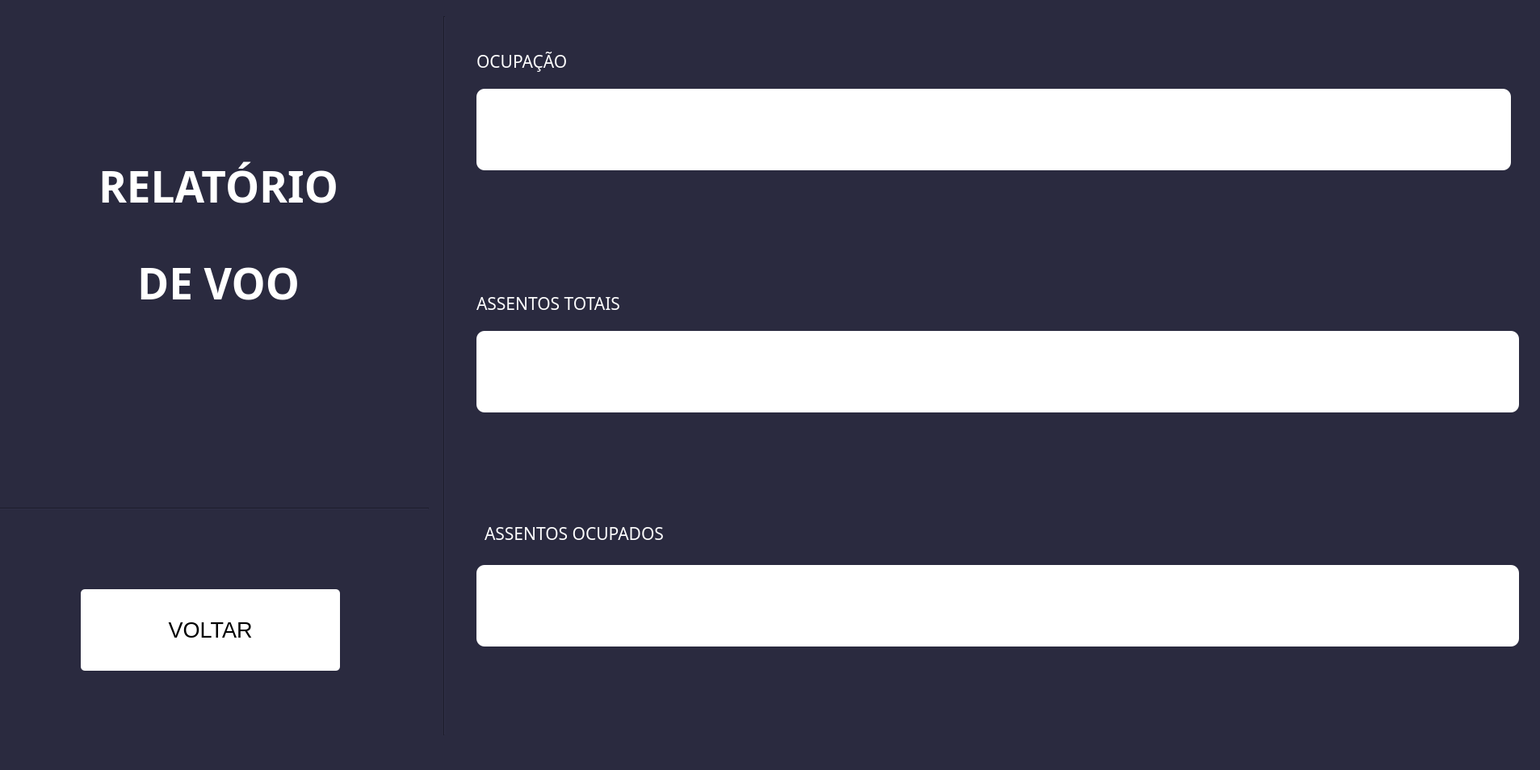
<?xml version="1.0" encoding="UTF-8"?>
<ui version="4.0">
 <class>MainWindow</class>
 <widget class="QMainWindow" name="MainWindow">
  <property name="geometry">
   <rect>
    <x>0</x>
    <y>0</y>
    <width>1907</width>
    <height>954</height>
   </rect>
  </property>
  <property name="windowTitle">
   <string>MainWindow</string>
  </property>
  <property name="styleSheet">
   <string notr="true">background-color: rgb(42, 42, 63);</string>
  </property>
  <widget class="QWidget" name="centralwidget">
   <widget class="Line" name="line_2">
    <property name="geometry">
     <rect>
      <x>540</x>
      <y>20</y>
      <width>20</width>
      <height>891</height>
     </rect>
    </property>
    <property name="orientation">
     <enum>Qt::Vertical</enum>
    </property>
   </widget>
   <widget class="Line" name="line">
    <property name="geometry">
     <rect>
      <x>0</x>
      <y>620</y>
      <width>531</width>
      <height>20</height>
     </rect>
    </property>
    <property name="styleSheet">
     <string notr="true">border-color: rgb(255, 255, 255);</string>
    </property>
    <property name="orientation">
     <enum>Qt::Horizontal</enum>
    </property>
   </widget>
   <widget class="QLabel" name="label">
    <property name="geometry">
     <rect>
      <x>10</x>
      <y>180</y>
      <width>521</width>
      <height>101</height>
     </rect>
    </property>
    <property name="font">
     <font>
      <family>Arial Black</family>
      <pointsize>40</pointsize>
      <weight>75</weight>
      <bold>true</bold>
     </font>
    </property>
    <property name="layoutDirection">
     <enum>Qt::LeftToRight</enum>
    </property>
    <property name="styleSheet">
     <string notr="true">color: rgb(255, 255, 255);</string>
    </property>
    <property name="text">
     <string>RELATÓRIO</string>
    </property>
    <property name="alignment">
     <set>Qt::AlignCenter</set>
    </property>
   </widget>
   <widget class="QLabel" name="label_2">
    <property name="geometry">
     <rect>
      <x>10</x>
      <y>300</y>
      <width>521</width>
      <height>101</height>
     </rect>
    </property>
    <property name="font">
     <font>
      <family>Arial Black</family>
      <pointsize>40</pointsize>
      <weight>75</weight>
      <bold>true</bold>
     </font>
    </property>
    <property name="styleSheet">
     <string notr="true">color: rgb(255, 255, 255);</string>
    </property>
    <property name="text">
     <string>DE VOO</string>
    </property>
    <property name="alignment">
     <set>Qt::AlignCenter</set>
    </property>
   </widget>
   <widget class="QPushButton" name="pushButton">
    <property name="geometry">
     <rect>
      <x>100</x>
      <y>730</y>
      <width>321</width>
      <height>101</height>
     </rect>
    </property>
    <property name="font">
     <font>
      <family>MS Shell Dlg 2</family>
      <pointsize>20</pointsize>
     </font>
    </property>
    <property name="styleSheet">
     <string notr="true">background-color: rgb(255, 255, 255);
color: rgb(0, 0, 0);
border-radius: 5px</string>
    </property>
    <property name="text">
     <string>VOLTAR</string>
    </property>
   </widget>
   <widget class="QLineEdit" name="lineEdit">
    <property name="geometry">
     <rect>
      <x>590</x>
      <y>110</y>
      <width>1281</width>
      <height>101</height>
     </rect>
    </property>
    <property name="styleSheet">
     <string notr="true">background-color: rgb(255, 255, 255);
color: rgb(136, 136, 136);
border-radius: 10px
</string>
    </property>
   </widget>
   <widget class="QLabel" name="label_3">
    <property name="geometry">
     <rect>
      <x>590</x>
      <y>50</y>
      <width>241</width>
      <height>51</height>
     </rect>
    </property>
    <property name="font">
     <font>
      <family>MS PGothic</family>
      <pointsize>16</pointsize>
     </font>
    </property>
    <property name="styleSheet">
     <string notr="true">color: rgb(255, 255, 255);</string>
    </property>
    <property name="text">
     <string>OCUPAÇÃO</string>
    </property>
   </widget>
   <widget class="QLabel" name="label_4">
    <property name="geometry">
     <rect>
      <x>590</x>
      <y>350</y>
      <width>411</width>
      <height>51</height>
     </rect>
    </property>
    <property name="font">
     <font>
      <family>MS PGothic</family>
      <pointsize>16</pointsize>
     </font>
    </property>
    <property name="styleSheet">
     <string notr="true">color: rgb(255, 255, 255);</string>
    </property>
    <property name="text">
     <string>ASSENTOS TOTAIS</string>
    </property>
   </widget>
   <widget class="QLabel" name="label_5">
    <property name="geometry">
     <rect>
      <x>600</x>
      <y>630</y>
      <width>391</width>
      <height>61</height>
     </rect>
    </property>
    <property name="font">
     <font>
      <family>MS PGothic</family>
      <pointsize>16</pointsize>
     </font>
    </property>
    <property name="styleSheet">
     <string notr="true">color: rgb(255, 255, 255);
</string>
    </property>
    <property name="text">
     <string>ASSENTOS OCUPADOS</string>
    </property>
   </widget>
   <widget class="QLineEdit" name="lineEdit_2">
    <property name="geometry">
     <rect>
      <x>590</x>
      <y>410</y>
      <width>1291</width>
      <height>101</height>
     </rect>
    </property>
    <property name="styleSheet">
     <string notr="true">background-color: rgb(255, 255, 255);
color: rgb(136, 136, 136);
border-radius: 10px
</string>
    </property>
   </widget>
   <widget class="QLineEdit" name="lineEdit_3">
    <property name="geometry">
     <rect>
      <x>590</x>
      <y>700</y>
      <width>1291</width>
      <height>101</height>
     </rect>
    </property>
    <property name="styleSheet">
     <string notr="true">background-color: rgb(255, 255, 255);
color: rgb(136, 136, 136);
border-radius: 10px
</string>
    </property>
   </widget>
   <widget class="QLabel" name="label_6">
    <property name="geometry">
     <rect>
      <x>600</x>
      <y>120</y>
      <width>551</width>
      <height>81</height>
     </rect>
    </property>
    <property name="font">
     <font>
      <pointsize>20</pointsize>
     </font>
    </property>
    <property name="styleSheet">
     <string notr="true">background-color: rgb(255, 255, 255);
color: rgb(0, 0, 0);</string>
    </property>
    <property name="text">
     <string/>
    </property>
   </widget>
   <widget class="QLabel" name="label_7">
    <property name="geometry">
     <rect>
      <x>600</x>
      <y>420</y>
      <width>551</width>
      <height>81</height>
     </rect>
    </property>
    <property name="font">
     <font>
      <pointsize>20</pointsize>
     </font>
    </property>
    <property name="styleSheet">
     <string notr="true">background-color: rgb(255, 255, 255);
color: rgb(0, 0, 0);</string>
    </property>
    <property name="text">
     <string/>
    </property>
   </widget>
   <widget class="QLabel" name="label_8">
    <property name="geometry">
     <rect>
      <x>600</x>
      <y>710</y>
      <width>551</width>
      <height>81</height>
     </rect>
    </property>
    <property name="font">
     <font>
      <pointsize>20</pointsize>
     </font>
    </property>
    <property name="styleSheet">
     <string notr="true">background-color: rgb(255, 255, 255);
color: rgb(0, 0, 0);</string>
    </property>
    <property name="text">
     <string/>
    </property>
   </widget>
  </widget>
  <widget class="QMenuBar" name="menubar">
   <property name="geometry">
    <rect>
     <x>0</x>
     <y>0</y>
     <width>1907</width>
     <height>22</height>
    </rect>
   </property>
  </widget>
  <widget class="QStatusBar" name="statusbar"/>
 </widget>
 <resources/>
 <connections/>
</ui>
